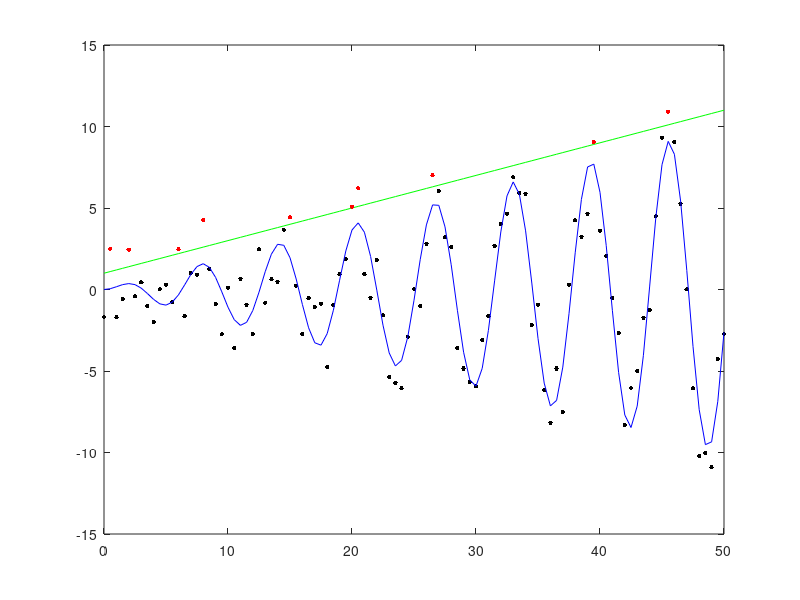
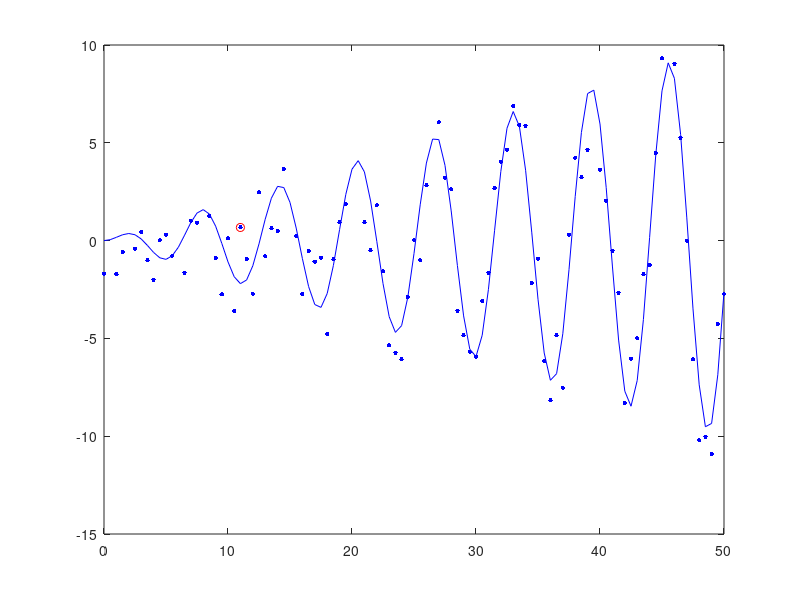

These charts were generated, in order, by the following MATLAB code:
%% Assignment 3 - Exercise 1
clear; clc; close all;

%% a)
data = load('hw03_data.txt');
t = data(:, 1);
y = data(:, 2);

%% b)
y0 = sin(t) .* t / 5;

%% c)
y1 = 1 + t/5;

indices = y > y1;

red = data(indices, :);

%% plot
figure();
plot(t, y, 'k.', 'MarkerSize', 10); hold on;
plot(t,y0, 'b-');
plot(t, y1, 'g-');
plot(red(:,1), red(:,2), 'r.', 'MarkerSize', 10);
hold off;

%% d)
length(indices)
keepData = data;
keepData(indices, :) = [];

keepY1 = y1;
keepY1(indices) = [];

keepY0 = y0;
keepY0(indices) = [];

diff = abs(keepData(:,2)-keepY0);
index = find(diff == max(diff))

%% plot
figure();
plot(keepData(:,1), keepData(:,2), 'b.', 'MarkerSize', 10); hold on;
plot(t, y0, 'b-');
plot(keepData(index,1), keepData(index,2), 'ro');
hold off;
